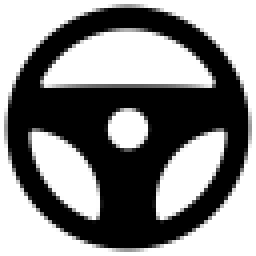
#> input picture images/materials/steering_wheel.png, 64 x 64 px (shown 4 times larger)
$ python 1-lqr-pathtracking.py
#> lines starting #> are read from the running program, lines starting #| are printed output that depends on the picture
### scripts/utils/cubic_spline.py
"""
Cubic spline planner

Author: Atsushi Sakai(@Atsushi_twi)

"""
import math
import numpy as np
import bisect


class CubicSpline1D:
    """
    1D Cubic Spline class

    Parameters
    ----------
    x : list
        x coordinates for data points. This x coordinates must be
        sorted
        in ascending order.
    y : list
        y coordinates for data points
    """

    def __init__(self, x, y):

        h = np.diff(x)
        if np.any(h < 0):
            raise ValueError("x coordinates must be sorted in ascending order")

        self.a, self.b, self.c, self.d = [], [], [], []
        self.x = x
        self.y = y
        self.nx = len(x)  # dimension of x

        # calc coefficient a
        self.a = [iy for iy in y]

        # calc coefficient c
        A = self.__calc_A(h)
        B = self.__calc_B(h, self.a)
        self.c = np.linalg.solve(A, B)

        # calc spline coefficient b and d
        for i in range(self.nx - 1):
            d = (self.c[i + 1] - self.c[i]) / (3.0 * h[i])
            b = 1.0 / h[i] * (self.a[i + 1] - self.a[i]) \
                - h[i] / 3.0 * (2.0 * self.c[i] + self.c[i + 1])
            self.d.append(d)
            self.b.append(b)

    def calc_position(self, x):
        """
        Calc `y` position for given `x`.

        if `x` is outside the data point's `x` range, return None.

        Returns
        -------
        y : float
            y position for given x.
        """
        if x < self.x[0]:
            return None
        elif x > self.x[-1]:
            return None

        i = self.__search_index(x)
        dx = x - self.x[i]
        position = self.a[i] + self.b[i] * dx + \
            self.c[i] * dx ** 2.0 + self.d[i] * dx ** 3.0

        return position

    def calc_first_derivative(self, x):
        """
        Calc first derivative at given x.

        if x is outside the input x, return None

        Returns
        -------
        dy : float
            first derivative for given x.
        """

        if x < self.x[0]:
            return None
        elif x > self.x[-1]:
            return None

        i = self.__search_index(x)
        dx = x - self.x[i]
        dy = self.b[i] + 2.0 * self.c[i] * dx + 3.0 * self.d[i] * dx ** 2.0
        return dy

    def calc_second_derivative(self, x):
        """
        Calc second derivative at given x.

        if x is outside the input x, return None

        Returns
        -------
        ddy : float
            second derivative for given x.
        """

        if x < self.x[0]:
            return None
        elif x > self.x[-1]:
            return None

        i = self.__search_index(x)
        dx = x - self.x[i]
        ddy = 2.0 * self.c[i] + 6.0 * self.d[i] * dx
        return ddy

    def __search_index(self, x):
        """
        search data segment index
        """
        return bisect.bisect(self.x, x) - 1

    def __calc_A(self, h):
        """
        calc matrix A for spline coefficient c
        """
        A = np.zeros((self.nx, self.nx))
        A[0, 0] = 1.0
        for i in range(self.nx - 1):
            if i != (self.nx - 2):
                A[i + 1, i + 1] = 2.0 * (h[i] + h[i + 1])
            A[i + 1, i] = h[i]
            A[i, i + 1] = h[i]

        A[0, 1] = 0.0
        A[self.nx - 1, self.nx - 2] = 0.0
        A[self.nx - 1, self.nx - 1] = 1.0
        return A

    def __calc_B(self, h, a):
        """
        calc matrix B for spline coefficient c
        """
        B = np.zeros(self.nx)
        for i in range(self.nx - 2):
            B[i + 1] = 3.0 * (a[i + 2] - a[i + 1]) / h[i + 1]\
                - 3.0 * (a[i + 1] - a[i]) / h[i]
        return B


class CubicSpline2D:
    """
    Cubic CubicSpline2D class

    Parameters
    ----------
    x : list
        x coordinates for data points.
    y : list
        y coordinates for data points.
    """

    def __init__(self, x, y):
        self.s = self.__calc_s(x, y)
        self.sx = CubicSpline1D(self.s, x)
        self.sy = CubicSpline1D(self.s, y)

    def __calc_s(self, x, y):
        dx = np.diff(x)
        dy = np.diff(y)
        self.ds = np.hypot(dx, dy)
        s = [0]
        s.extend(np.cumsum(self.ds))
        return s

    def calc_position(self, s):
        """
        calc position

        Parameters
        ----------
        s : float
            distance from the start point. if `s` is outside the data point's
            range, return None.

        Returns
        -------
        x : float
            x position for given s.
        y : float
            y position for given s.
        """
        x = self.sx.calc_position(s)
        y = self.sy.calc_position(s)

        return x, y

    def calc_curvature(self, s):
        """
        calc curvature

        Parameters
        ----------
        s : float
            distance from the start point. if `s` is outside the data point's
            range, return None.

        Returns
        -------
        k : float
            curvature for given s.
        """
        dx = self.sx.calc_first_derivative(s)
        ddx = self.sx.calc_second_derivative(s)
        dy = self.sy.calc_first_derivative(s)
        ddy = self.sy.calc_second_derivative(s)
        k = (ddy * dx - ddx * dy) / ((dx ** 2 + dy ** 2)**(3 / 2))
        return k

    def calc_yaw(self, s):
        """
        calc yaw

        Parameters
        ----------
        s : float
            distance from the start point. if `s` is outside the data point's
            range, return None.

        Returns
        -------
        yaw : float
            yaw angle (tangent vector) for given s.
        """
        dx = self.sx.calc_first_derivative(s)
        dy = self.sy.calc_first_derivative(s)
        yaw = math.atan2(dy, dx)
        return yaw


def calc_spline_course(x, y, ds=0.1):
    sp = CubicSpline2D(x, y)
    s = list(np.arange(0, sp.s[-1], ds))

    rx, ry, ryaw, rk = [], [], [], []
    for i_s in s:
        ix, iy = sp.calc_position(i_s)
        rx.append(ix)
        ry.append(iy)
        ryaw.append(sp.calc_yaw(i_s))
        rk.append(sp.calc_curvature(i_s))

    return rx, ry, ryaw, rk, s

### scripts/1-lqr-pathtracking.py
import math
import sys
import matplotlib.pyplot as plt
from matplotlib.transforms import Affine2D
import numpy as np
import pathlib
sys.path.append(str(pathlib.Path(__file__).parent))

from utils import cubic_spline


# LQR parameter
lqr_Q = np.eye(5)
lqr_R = np.eye(2)
dt = 0.1    # time tick[s]
max_steer = np.deg2rad(40.0)  # maximum steering angle[rad]
max_acc = 5

# vehicle parameter [m]
LENGTH = 4.5
WIDTH = 2.2
BACKTOWHEEL = 1.0
WHEEL_LEN = 0.35
WHEEL_WIDTH = 0.2
TREAD = 0.7
WB = 2.5

show_animation = True
steering_wheel_path = str(pathlib.Path(__file__)\
                          .parent.parent / "images" / "materials" / "steering_wheel.png")
steering_wheel = plt.imread(steering_wheel_path, format = "png")
#> steering_wheel is the input picture: shape (64, 64, 4) float32; mean R, G, B, A 0, 0, 0, 0.467

def plot_arrow(x: float, y: float, theta: float, L: float, c: str) -> None:
    angle = np.deg2rad(30)
    d = 0.3 * L
    w = 2

    x_start = x
    y_start = y
    x_end = x + L * np.cos(theta)
    y_end = y + L * np.sin(theta)

    theta_hat_L = theta + np.pi - angle
    theta_hat_R = theta + np.pi + angle

    x_hat_start = x_end
    x_hat_end_L = x_hat_start + d * np.cos(theta_hat_L)
    x_hat_end_R = x_hat_start + d * np.cos(theta_hat_R)

    y_hat_start = y_end
    y_hat_end_L = y_hat_start + d * np.sin(theta_hat_L)
    y_hat_end_R = y_hat_start + d * np.sin(theta_hat_R)

    plt.plot([x_start, x_end], [y_start, y_end], color=c, linewidth=w)
    plt.plot([x_hat_start, x_hat_end_L], [y_hat_start, y_hat_end_L], color=c, linewidth=w)
    plt.plot([x_hat_start, x_hat_end_R], [y_hat_start, y_hat_end_R], color=c, linewidth=w)


def plot_car(x: float, y: float, yaw: float, steer: float = 0.0, color = "k") -> None:
    outline = np.array([[-BACKTOWHEEL, (LENGTH - BACKTOWHEEL), (LENGTH - BACKTOWHEEL), -BACKTOWHEEL, -BACKTOWHEEL],
                        [WIDTH / 2, WIDTH / 2, - WIDTH / 2, -WIDTH / 2, WIDTH / 2]])

    fr_wheel = np.array([[WHEEL_LEN, -WHEEL_LEN, -WHEEL_LEN, WHEEL_LEN, WHEEL_LEN],
                         [-WHEEL_WIDTH - TREAD, -WHEEL_WIDTH - TREAD, WHEEL_WIDTH - TREAD, WHEEL_WIDTH - TREAD, -WHEEL_WIDTH - TREAD]])

    rr_wheel = np.copy(fr_wheel)
    fl_wheel = np.copy(fr_wheel)
    fl_wheel[1, :] *= -1
    rl_wheel = np.copy(rr_wheel)
    rl_wheel[1, :] *= -1

    Rot1 = np.array([[math.cos(yaw), math.sin(yaw)],
                     [-math.sin(yaw), math.cos(yaw)]])
    Rot2 = np.array([[math.cos(steer), math.sin(steer)],
                     [-math.sin(steer), math.cos(steer)]])

    fr_wheel = (fr_wheel.T.dot(Rot2)).T
    fl_wheel = (fl_wheel.T.dot(Rot2)).T
    fr_wheel[0, :] += WB
    fl_wheel[0, :] += WB

    fr_wheel = (fr_wheel.T.dot(Rot1)).T
    fl_wheel = (fl_wheel.T.dot(Rot1)).T

    outline = (outline.T.dot(Rot1)).T
    rr_wheel = (rr_wheel.T.dot(Rot1)).T
    rl_wheel = (rl_wheel.T.dot(Rot1)).T

    outline[0, :] += x
    outline[1, :] += y
    fr_wheel[0, :] += x
    fr_wheel[1, :] += y
    rr_wheel[0, :] += x
    rr_wheel[1, :] += y
    fl_wheel[0, :] += x
    fl_wheel[1, :] += y
    rl_wheel[0, :] += x
    rl_wheel[1, :] += y

    plt.plot(np.array(outline[0, :]).flatten(),  np.array(outline[1, :]).flatten(), color)
    plt.plot(np.array(fr_wheel[0, :]).flatten(), np.array(fr_wheel[1, :]).flatten(), color)
    plt.plot(np.array(rr_wheel[0, :]).flatten(), np.array(rr_wheel[1, :]).flatten(), color)
    plt.plot(np.array(fl_wheel[0, :]).flatten(), np.array(fl_wheel[1, :]).flatten(), color)
    plt.plot(np.array(rl_wheel[0, :]).flatten(), np.array(rl_wheel[1, :]).flatten(), color)
    plot_arrow(x, y, yaw, 0.8 * WB, color)


def plot_console(steer: float, acc: float) -> None:
    if acc >= 0:
        brake = 0
    else:
        brake = -acc
        acc = 0

    transform_data = Affine2D().rotate_deg_around(-5, 15, steer / np.pi * 180)
    transform_data += plt.gca().transData

    image_extent = [-8, -2, 12, 18]
    plt.imshow(steering_wheel, transform = transform_data,
               extent = image_extent, zorder = 10.0, clip_on = True)

    plt.fill([-1, 0, 0, -1], [12, 12, 12 + 6 * (brake / max_acc), 12 + 6 * (brake / max_acc)], 'c')
    plt.fill([1, 2, 2, 1], [12, 12, 12 + 6 * (acc / max_acc), 12 + 6 * (acc / max_acc)], 'o')


class VehicleState:
    def __init__(self, x=0.0, y=0.0, yaw=0.0, v=0.0) -> None:
        self.x: float = x
        self.y: float = y
        self.yaw: float = yaw
        self.v: float = v


def update(state: VehicleState, a: float, delta: float) -> VehicleState:
    state.x = state.x + state.v * math.cos(state.yaw) * dt
    state.y = state.y + state.v * math.sin(state.yaw) * dt
    state.yaw = state.yaw + state.v / WB * math.tan(delta) * dt
    state.v = state.v + a * dt

    return state


def pi_2_pi(angle: float) -> float:
    return (angle + math.pi) % (2 * math.pi) - math.pi


def solve_dare(A: np.matrix, B: np.matrix,
               Q: np.matrix, R: np.matrix, max_iter: int = 150) -> np.matrix:
    # solve a discrete time_Algebraic Riccati equation (DARE)
    x = Q
    x_next = Q
    eps = 0.01

    for i in range(max_iter):
        x_next = A.T @ x @ A - A.T @ x @ B @ np.linalg.inv(R + B.T @ x @ B) @ B.T @ x @ A + Q
        if (abs(x_next - x)).max() < eps:
            break
        x = x_next

    return x_next


def lqr_speed_steering_control(state: VehicleState, cx: list, cy: list, cyaw: list, ck: list,
                               pe: float, pth_e: float, sp: list, Q: np.matrix, R: np.matrix) -> tuple:
    ind, e = calc_nearest_index(state, cx, cy, cyaw)

    tv = sp[ind]

    k = ck[ind]
    v = state.v
    th_e = pi_2_pi(state.yaw - cyaw[ind])

    # A = [1.0, dt, 0.0, 0.0, 0.0
    #      0.0, 0.0, v, 0.0, 0.0]
    #      0.0, 0.0, 1.0, dt, 0.0]
    #      0.0, 0.0, 0.0, 0.0, 0.0]
    #      0.0, 0.0, 0.0, 0.0, 1.0]
    A = np.zeros((5, 5))
    A[0, 0] = 1.0
    A[0, 1] = dt
    A[1, 2] = v
    A[2, 2] = 1.0
    A[2, 3] = dt
    A[4, 4] = 1.0

    # B = [0.0, 0.0
    #      0.0, 0.0
    #      0.0, 0.0
    #      v/L, 0.0
    #      0.0, dt]
    B = np.zeros((5, 2))
    B[3, 0] = v / WB
    B[4, 1] = dt

    Pstar = solve_dare(A, B, Q, R)
    Kstar = np.linalg.inv(B.T @ Pstar @ B + R) @ (B.T @ Pstar @ A)

    # state vector
    # x = [e, dot_e, th_e, dot_th_e, delta_v]
    # e: lateral distance to the path
    # dot_e: derivative of e
    # th_e: angle difference to the path
    # dot_th_e: derivative of th_e
    # delta_v: difference between current speed and target speed
    x = np.zeros((5, 1))
    x[0, 0] = e
    x[1, 0] = (e - pe) / dt
    x[2, 0] = th_e
    x[3, 0] = (th_e - pth_e) / dt
    x[4, 0] = v - tv

    # input vector
    # u = [delta, accel]
    # delta: steering angle
    # accel: acceleration
    ustar = -Kstar @ x

    # calc steering input
    ff = math.atan2(WB * k, 1)  # feedforward steering angle
    fb = pi_2_pi(ustar[0, 0])   # feedback steering angle
    delta = ff + fb

    # calc accel input
    accel = ustar[1, 0]

    return delta, ind, e, th_e, accel


def calc_nearest_index(state: VehicleState, cx: list, cy: list, cyaw: list) -> tuple:
    dx = [state.x - icx for icx in cx]
    dy = [state.y - icy for icy in cy]
    d = [idx ** 2 + idy ** 2 for (idx, idy) in zip(dx, dy)]

    mind = min(d)
    ind = d.index(mind)
    mind = math.sqrt(mind)

    dxl = cx[ind] - state.x
    dyl = cy[ind] - state.y

    angle = pi_2_pi(cyaw[ind] - math.atan2(dyl, dxl))
    if angle < 0:
        mind *= -1

    return ind, mind


def do_simulation(cx: list, cy: list, cyaw: list,
                  ck: list, speed_profile: list, goal: list) -> None:
    MAX_T = 500.0  # max simulation time
    goal_dis = 0.3
    stop_speed = 0.05

    state = VehicleState(x=0.0, y=0.0, yaw=0.0, v=0.0)

    time = 0.0
    x = [state.x]
    y = [state.y]
    yaw = [state.yaw]

    e, e_th = 0.0, 0.0
    last_dl = 0.0
    while MAX_T >= time:
        dl, target_ind, e, e_th, acc = lqr_speed_steering_control(
            state, cx, cy, cyaw, ck, e, e_th, speed_profile, lqr_Q, lqr_R)

        dl = max(-max_steer, min(dl, max_steer))
        acc = max(-max_acc, min(acc, max_acc))
        # steering low-pass filter
        steering = dl * 0.75 + last_dl * 0.25
        last_dl = steering

        state = update(state, acc, steering)

        if abs(state.v) <= stop_speed:
            target_ind += 1

        time = time + dt

        # check goal
        dx = state.x - goal[0]
        dy = state.y - goal[1]
        if math.hypot(dx, dy) <= goal_dis:
            print("Goal")
            break

        x.append(state.x)
        y.append(state.y)
        yaw.append(state.yaw)

        if show_animation:
            plt.cla()
            plt.gcf().canvas.mpl_connect('key_release_event',
                                         lambda event: [exit(0) if event.key == 'escape' else None])
            plt.plot(cx, cy, "-r", label="course")
            plt.plot(x, y, "-b", label="trajectory")
            plot_car(state.x, state.y, state.yaw, steering)
            plot_console(steering, acc)
            plt.axis("equal")
            plt.grid(True)
            plt.xlim(-10, 38)
            plt.ylim(-15, 20)
            plt.legend(loc='lower left')
            plt.title("speed[km/h]:" + str(round(state.v * 3.6, 2))
                      + ", target index:" + str(target_ind))
            plt.pause(0.01)

    plt.show()


def calc_speed_profile(cyaw: list, target_speed: float) -> list:
    speed_profile = [target_speed] * len(cyaw)
    direction = 1.0

    # Set stop point
    for i in range(len(cyaw) - 1):
        dyaw = abs(cyaw[i + 1] - cyaw[i])
        switch = math.pi / 4.0 <= dyaw < math.pi / 2.0

        if switch:
            direction *= -1

        if direction != 1.0:
            speed_profile[i] = - target_speed
        else:
            speed_profile[i] = target_speed

        if switch:
            speed_profile[i] = 0.0

    # slow down
    for i in range(50):
        speed_profile[-i] = target_speed / (60 - i)
        if speed_profile[-i] <= 1.0 / 3.6:
            speed_profile[-i] = 1.0 / 3.6

    return speed_profile


def main():
    ax = [0.0, 15.0, 31.25, 25.0, 18.75, 7.5, -2.5]
    ay = [0.0, -7.5, -12.25, 16.25, 7.5, 12.5, -5.0]
    goal = [ax[-1], ay[-1]]

    cx, cy, cyaw, ck, s = cubic_spline.calc_spline_course(ax, ay, ds=0.1)
    target_speed = 20.0 / 3.6  # simulation parameter km/h -> m/s
    sp = calc_speed_profile(cyaw, target_speed)

    do_simulation(cx, cy, cyaw, ck, sp, goal)
#> the loop in do_simulation, `while MAX_T >= time:` made 255 passes
#> pass 1, in do_simulation, `plt.pause(0.01)`:
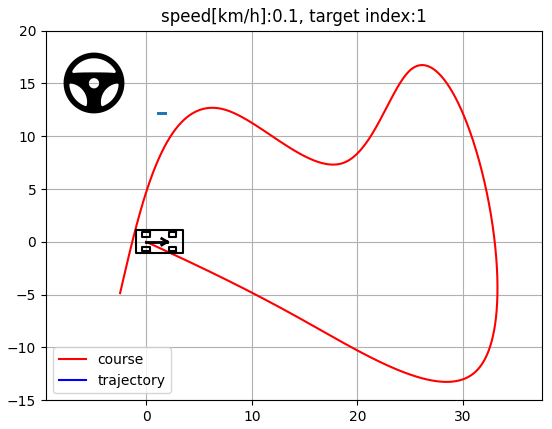
#> figure drawn by matplotlib, 1 panel
#> in do_simulation, `plt.show()`:
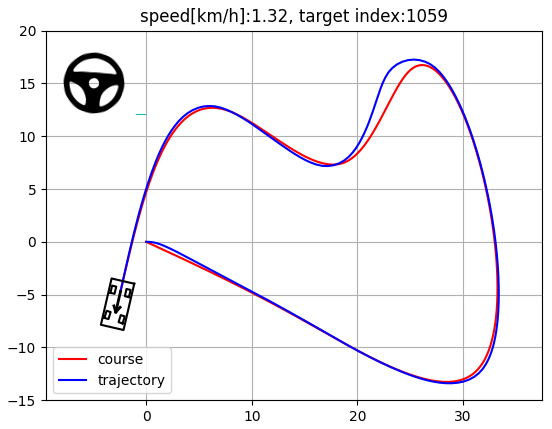
#> figure drawn by matplotlib, 1 panel


if __name__ == '__main__':
    main()

$ run again, with images/car_black.png copied over images/materials/steering_wheel.png
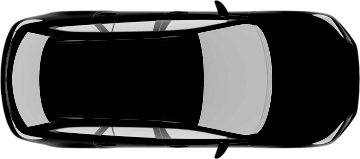
#> input picture images/car_black.png, 360 x 159 px
#> steering_wheel is the input picture: shape (159, 360, 4) float32; mean R, G, B, A 0.344, 0.344, 0.344, 0.817
#> the loop in do_simulation, `while MAX_T >= time:` made 255 passes
#> pass 1, in do_simulation, `plt.pause(0.01)`:
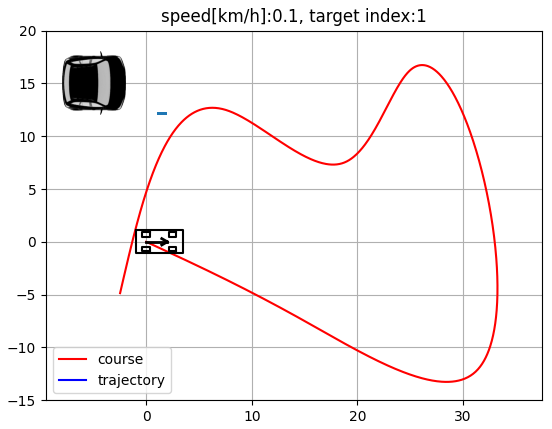
#> figure drawn by matplotlib, 1 panel
#> in do_simulation, `plt.show()`:
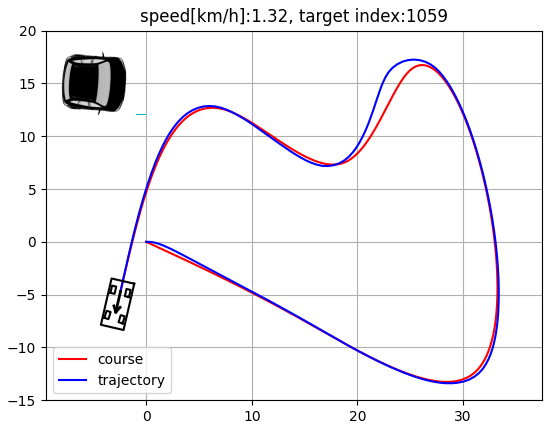
#> figure drawn by matplotlib, 1 panel
